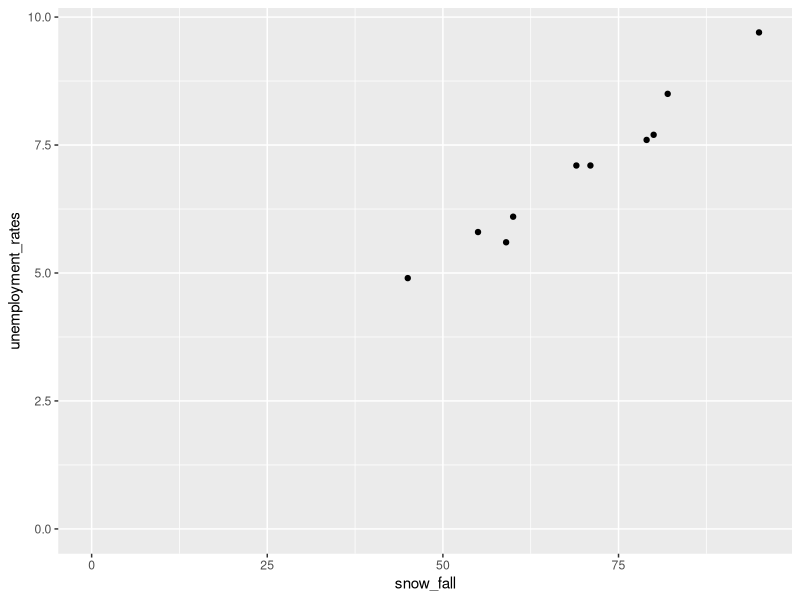

The R script that drew this image:
## ---- chunk 1
library(tidyverse)
snowrates <- tibble(snow_fall = c(45, 59, 82, 80, 71, 60, 55, 69, 79, 95),
                  unemployment_rates = c(4.9, 5.6, 8.5, 7.7, 7.1, 6.1, 5.8, 7.1, 7.6, 9.7),
                 )

## ---- chunk 2
ggplot(snowrates) +
  geom_point(mapping = aes(x=snow_fall, y= unemployment_rates))+
  expand_limits(x = 0, y =0)
## ---- chunk 3
cor(snowrates)
